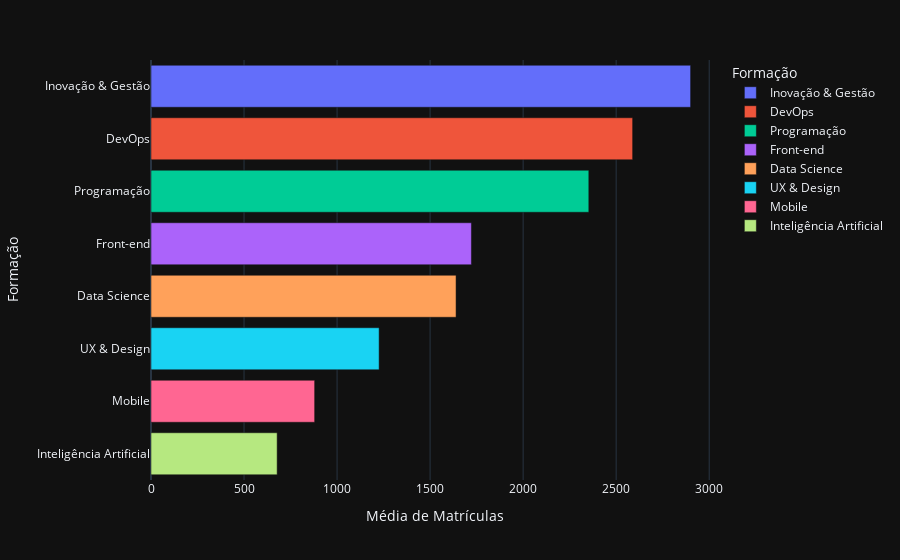

The code cell stored with this chart in its notebook:
### Code cell
fig = px.bar(data_frame=school_group, y='Formação', x='Média de Matrículas', orientation="h", color="Formação")
fig.show()

### Figure 1 — Plotly figure (JSON) as saved in the notebook; plotly's stock layout.template omitted (floating-point values rounded to 4 significant figures)
{"data": [{"alignmentgroup": "True", "hovertemplate": "Formação=%{y}<br>Média de Matrículas=%{x}<extra></extra>", "legendgroup": "Inovação & Gestão", "marker": {"color": "#636efa", "pattern": {"shape": ""}}, "name": "Inovação & Gestão", "offsetgroup": "Inovação & Gestão", "orientation": "h", "showlegend": true, "textposition": "auto", "type": "bar", "x": [2900], "xaxis": "x", "y": ["Inovação & Gestão"], "yaxis": "y"}, {"alignmentgroup": "True", "hovertemplate": "Formação=%{y}<br>Média de Matrículas=%{x}<extra></extra>", "legendgroup": "DevOps", "marker": {"color": "#EF553B", "pattern": {"shape": ""}}, "name": "DevOps", "offsetgroup": "DevOps", "orientation": "h", "showlegend": true, "textposition": "auto", "type": "bar", "x": [2588.0], "xaxis": "x", "y": ["DevOps"], "yaxis": "y"}, {"alignmentgroup": "True", "hovertemplate": "Formação=%{y}<br>Média de Matrículas=%{x}<extra></extra>", "legendgroup": "Programação", "marker": {"color": "#00cc96", "pattern": {"shape": ""}}, "name": "Programação", "offsetgroup": "Programação", "orientation": "h", "showlegend": true, "textposition": "auto", "type": "bar", "x": [2353], "xaxis": "x", "y": ["Programação"], "yaxis": "y"}, {"alignmentgroup": "True", "hovertemplate": "Formação=%{y}<br>Média de Matrículas=%{x}<extra></extra>", "legendgroup": "Front-end", "marker": {"color": "#ab63fa", "pattern": {"shape": ""}}, "name": "Front-end", "offsetgroup": "Front-end", "orientation": "h", "showlegend": true, "textposition": "auto", "type": "bar", "x": [1722], "xaxis": "x", "y": ["Front-end"], "yaxis": "y"}, {"alignmentgroup": "True", "hovertemplate": "Formação=%{y}<br>Média de Matrículas=%{x}<extra></extra>", "legendgroup": "Data Science", "marker": {"color": "#FFA15A", "pattern": {"shape": ""}}, "name": "Data Science", "offsetgroup": "Data Science", "orientation": "h", "showlegend": true, "textposition": "auto", "type": "bar", "x": [1640.0], "xaxis": "x", "y": ["Data Science"], "yaxis": "y"}, {"alignmentgroup": "True", "hovertemplate": "Formação=%{y}<br>Média de Matrículas=%{x}<extra></extra>", "legendgroup": "UX & Design", "marker": {"color": "#19d3f3", "pattern": {"shape": ""}}, "name": "UX & Design", "offsetgroup": "UX & Design", "orientation": "h", "showlegend": true, "textposition": "auto", "type": "bar", "x": [1226], "xaxis": "x", "y": ["UX & Design"], "yaxis": "y"}, {"alignmentgroup": "True", "hovertemplate": "Formação=%{y}<br>Média de Matrículas=%{x}<extra></extra>", "legendgroup": "Mobile", "marker": {"color": "#FF6692", "pattern": {"shape": ""}}, "name": "Mobile", "offsetgroup": "Mobile", "orientation": "h", "showlegend": true, "textposition": "auto", "type": "bar", "x": [879.5], "xaxis": "x", "y": ["Mobile"], "yaxis": "y"}, {"alignmentgroup": "True", "hovertemplate": "Formação=%{y}<br>Média de Matrículas=%{x}<extra></extra>", "legendgroup": "Inteligência Artificial", "marker": {"color": "#B6E880", "pattern": {"shape": ""}}, "name": "Inteligência Artificial", "offsetgroup": "Inteligência Artificial", "orientation": "h", "showlegend": true, "textposition": "auto", "type": "bar", "x": [678], "xaxis": "x", "y": ["Inteligência Artificial"], "yaxis": "y"}], "layout": {"barmode": "relative", "legend": {"title": {"text": "Formação"}, "tracegroupgap": 0}, "margin": {"t": 60}, "xaxis": {"anchor": "y", "domain": [0, 1], "title": {"text": "Média de Matrículas"}}, "yaxis": {"anchor": "x", "categoryarray": ["Inteligência Artificial", "Mobile", "UX & Design", "Data Science", "Front-end", "Programação", "DevOps", "Inovação & Gestão"], "categoryorder": "array", "domain": [0, 1], "title": {"text": "Formação"}}}}
